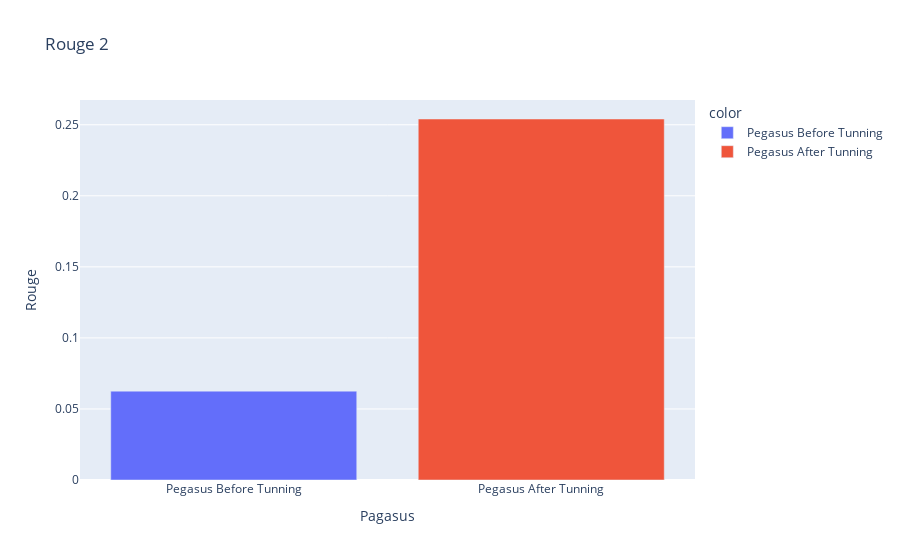

Notebook source saved alongside this figure:
### Code cell
# Plot The Result Using Plotly
px.bar(x=X_axis, y=rouge_2_y_axis, color=X_axis, title="Rouge 2").update_layout(
    xaxis_title="Pagasus Summarization Model", 
    yaxis_title="Rouge"
)

### Figure 1 — Plotly figure (JSON) as saved in the notebook; plotly's stock layout.template omitted (floating-point values rounded to 4 significant figures)
{"data": [{"alignmentgroup": "True", "hovertemplate": "color=Pegasus Before Tunning<br>x=%{x}<br>y=%{y}<extra></extra>", "legendgroup": "Pegasus Before Tunning", "marker": {"color": "#636efa", "pattern": {"shape": ""}}, "name": "Pegasus Before Tunning", "offsetgroup": "Pegasus Before Tunning", "orientation": "v", "showlegend": true, "textposition": "auto", "type": "bar", "x": ["Pegasus Before Tunning"], "xaxis": "x", "y": [0.06254], "yaxis": "y"}, {"alignmentgroup": "True", "hovertemplate": "color=Pegasus After Tunning<br>x=%{x}<br>y=%{y}<extra></extra>", "legendgroup": "Pegasus After Tunning", "marker": {"color": "#EF553B", "pattern": {"shape": ""}}, "name": "Pegasus After Tunning", "offsetgroup": "Pegasus After Tunning", "orientation": "v", "showlegend": true, "textposition": "auto", "type": "bar", "x": ["Pegasus After Tunning"], "xaxis": "x", "y": [0.2541], "yaxis": "y"}], "layout": {"barmode": "relative", "legend": {"title": {"text": "color"}, "tracegroupgap": 0}, "title": {"text": "Rouge 2"}, "xaxis": {"anchor": "y", "domain": [0, 1], "title": {"text": "Pagasus"}}, "yaxis": {"anchor": "x", "domain": [0, 1], "title": {"text": "Rouge"}}}}
